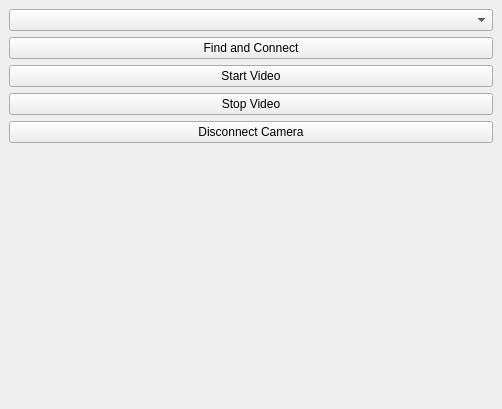
<?xml version="1.0" encoding="UTF-8"?>
<ui version="4.0">
 <class>MainWindow</class>
 <widget class="QMainWindow" name="MainWindow">
  <property name="geometry">
   <rect>
    <x>0</x>
    <y>0</y>
    <width>502</width>
    <height>409</height>
   </rect>
  </property>
  <property name="windowTitle">
   <string>MainWindow</string>
  </property>
  <widget class="QWidget" name="centralwidget">
   <layout class="QVBoxLayout" name="verticalLayout">
    <item>
     <widget class="QComboBox" name="ModeComboBox"/>
    </item>
    <item>
     <widget class="QPushButton" name="FindAndConnectButton">
      <property name="text">
       <string>Find and Connect</string>
      </property>
     </widget>
    </item>
    <item>
     <widget class="QPushButton" name="StartVideoButton">
      <property name="text">
       <string>Start Video</string>
      </property>
     </widget>
    </item>
    <item>
     <widget class="QPushButton" name="StopVideoButton">
      <property name="text">
       <string>Stop Video</string>
      </property>
     </widget>
    </item>
    <item>
     <widget class="QPushButton" name="DisconnectButton">
      <property name="text">
       <string>Disconnect Camera</string>
      </property>
     </widget>
    </item>
    <item>
     <widget class="QLabel" name="VideoFeedLabel">
      <property name="text">
       <string/>
      </property>
     </widget>
    </item>
   </layout>
  </widget>
 </widget>
 <resources/>
 <connections/>
</ui>
